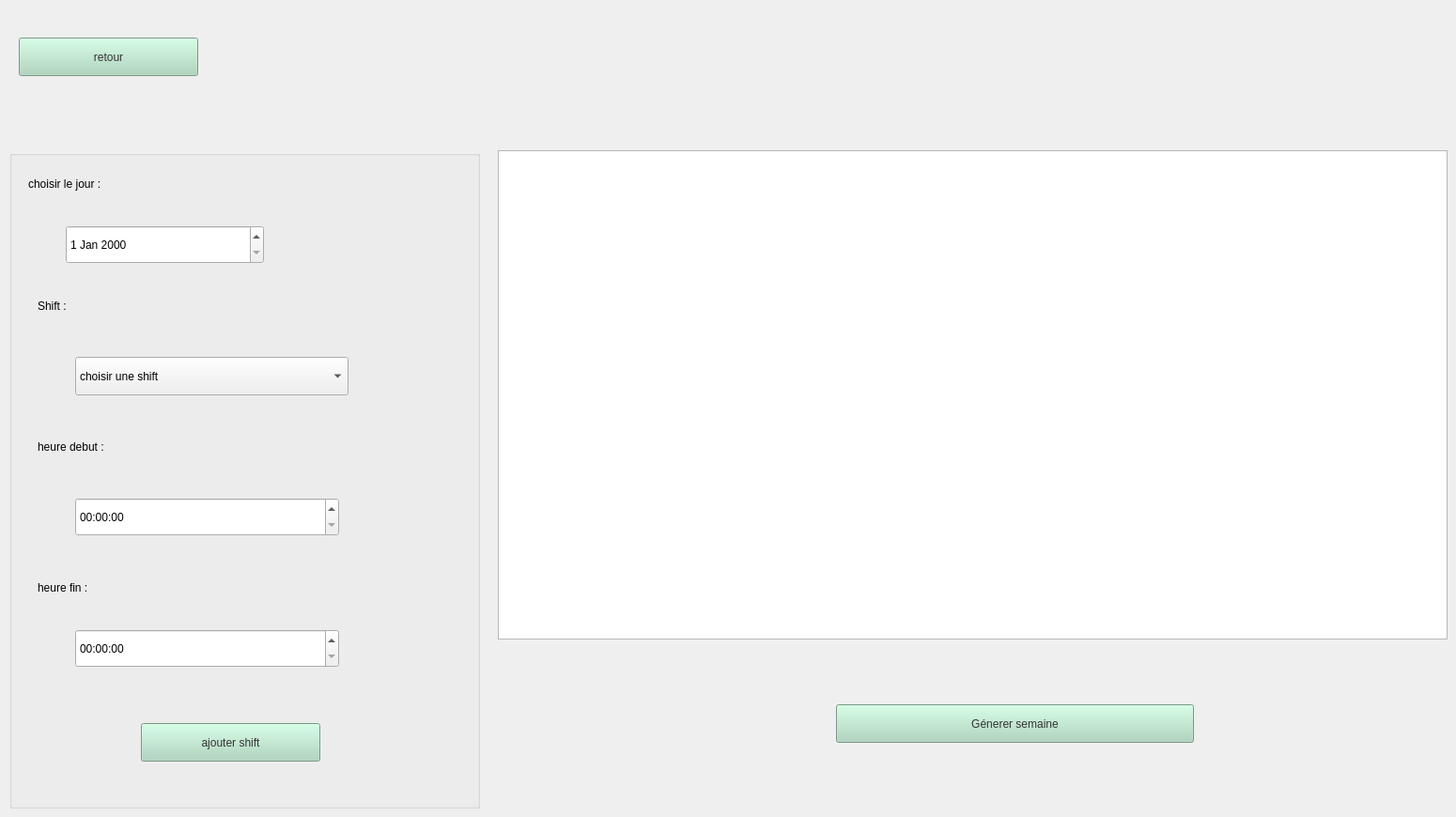
    <widget class="QWidget" name="page_planning_e">
     <widget class="QPushButton" name="bretour_planning_e">
      <property name="geometry">
       <rect>
        <x>20</x>
        <y>40</y>
        <width>191</width>
        <height>41</height>
       </rect>
      </property>
      <property name="styleSheet">
       <string notr="true">background-color: rgb(168, 213, 186);
font: 14pt &quot;Segoe UI&quot;;
color: rgb(51, 51, 51);</string>
      </property>
      <property name="text">
       <string>retour</string>
      </property>
     </widget>
     <widget class="QTableView" name="tableView_planning_e">
      <property name="geometry">
       <rect>
        <x>530</x>
        <y>160</y>
        <width>1011</width>
        <height>521</height>
       </rect>
      </property>
     </widget>
     <widget class="QGroupBox" name="groupBox_10">
      <property name="geometry">
       <rect>
        <x>10</x>
        <y>160</y>
        <width>501</width>
        <height>701</height>
       </rect>
      </property>
      <property name="title">
       <string/>
      </property>
      <widget class="QTimeEdit" name="timeEdit_debut_planning">
       <property name="geometry">
        <rect>
         <x>70</x>
         <y>370</y>
         <width>281</width>
         <height>41</height>
        </rect>
       </property>
      </widget>
      <widget class="QPushButton" name="bajouter_planning_e">
       <property name="geometry">
        <rect>
         <x>140</x>
         <y>610</y>
         <width>191</width>
         <height>41</height>
        </rect>
       </property>
       <property name="styleSheet">
        <string notr="true">background-color: rgb(168, 213, 186);
font: 14pt &quot;Segoe UI&quot;;
color: rgb(51, 51, 51);</string>
       </property>
       <property name="text">
        <string>ajouter shift</string>
       </property>
      </widget>
      <widget class="QTimeEdit" name="timeEdit_fin_planning">
       <property name="geometry">
        <rect>
         <x>70</x>
         <y>510</y>
         <width>281</width>
         <height>41</height>
        </rect>
       </property>
      </widget>
      <widget class="QLabel" name="label_63">
       <property name="geometry">
        <rect>
         <x>30</x>
         <y>300</y>
         <width>151</width>
         <height>31</height>
        </rect>
       </property>
       <property name="styleSheet">
        <string notr="true">font: 14pt &quot;Segoe UI&quot;;
color: rgb(0, 0, 0);
</string>
       </property>
       <property name="text">
        <string>heure debut :</string>
       </property>
      </widget>
      <widget class="QLabel" name="label_64">
       <property name="geometry">
        <rect>
         <x>30</x>
         <y>450</y>
         <width>151</width>
         <height>31</height>
        </rect>
       </property>
       <property name="styleSheet">
        <string notr="true">font: 14pt &quot;Segoe UI&quot;;
color: rgb(0, 0, 0);
</string>
       </property>
       <property name="text">
        <string>heure fin :</string>
       </property>
      </widget>
      <widget class="QDateEdit" name="dateEdit_planning">
       <property name="geometry">
        <rect>
         <x>60</x>
         <y>80</y>
         <width>211</width>
         <height>41</height>
        </rect>
       </property>
      </widget>
      <widget class="QLabel" name="label_66">
       <property name="geometry">
        <rect>
         <x>20</x>
         <y>20</y>
         <width>241</width>
         <height>31</height>
        </rect>
       </property>
       <property name="styleSheet">
        <string notr="true">font: 14pt &quot;Segoe UI&quot;;
color: rgb(0, 0, 0);
</string>
       </property>
       <property name="text">
        <string>choisir le jour :</string>
       </property>
      </widget>
      <widget class="QLabel" name="label_65">
       <property name="geometry">
        <rect>
         <x>30</x>
         <y>150</y>
         <width>241</width>
         <height>31</height>
        </rect>
       </property>
       <property name="styleSheet">
        <string notr="true">font: 14pt &quot;Segoe UI&quot;;
color: rgb(0, 0, 0);
</string>
       </property>
       <property name="text">
        <string>Shift :</string>
       </property>
      </widget>
      <widget class="QComboBox" name="comboShift_planning">
       <property name="geometry">
        <rect>
         <x>70</x>
         <y>220</y>
         <width>291</width>
         <height>41</height>
        </rect>
       </property>
       <item>
        <property name="text">
         <string>choisir une shift</string>
        </property>
       </item>
       <item>
        <property name="text">
         <string>MATIN</string>
        </property>
       </item>
       <item>
        <property name="text">
         <string>APRES-MIDI</string>
        </property>
       </item>
       <item>
        <property name="text">
         <string>SOIR</string>
        </property>
       </item>
      </widget>
     </widget>
     <widget class="QLabel" name="label_emp_planning">
      <property name="geometry">
       <rect>
        <x>730</x>
        <y>80</y>
        <width>431</width>
        <height>51</height>
       </rect>
      </property>
      <property name="styleSheet">
       <string notr="true">font: 24pt &quot;Segoe UI&quot;;
color: rgb(0, 0, 0);</string>
      </property>
      <property name="text">
       <string/>
      </property>
     </widget>
     <widget class="QPushButton" name="bgenerer_semaine_e">
      <property name="geometry">
       <rect>
        <x>890</x>
        <y>750</y>
        <width>381</width>
        <height>41</height>
       </rect>
      </property>
      <property name="styleSheet">
       <string notr="true">background-color: rgb(168, 213, 186);
font: 14pt &quot;Segoe UI&quot;;
color: rgb(51, 51, 51);</string>
      </property>
      <property name="text">
       <string>Génerer semaine</string>
      </property>
     </widget>
    </widget>
